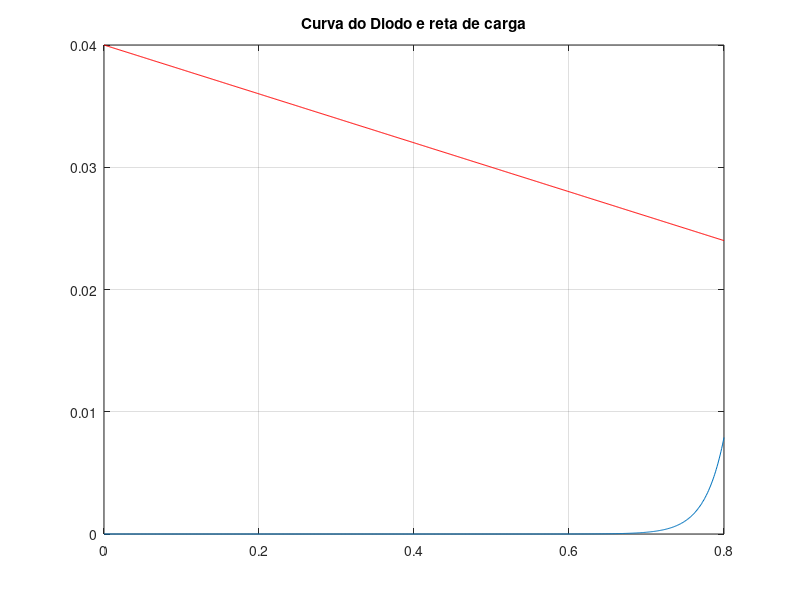

Here is the MATLAB script that generated this plot:
#              Vd
#        +----->|-----+
#        |            |
#        |            Z
# VCC  -----          Z  Rl
#       ---           Z
#        |            |
#        |            |
#        +------------+
#

#Curva diodo nominal
clear all; close all; clc;
IS = 1*10^-16;
Vt = 0.025; % 25mV a 25graus Celsius
passo = .001;

% Cálculo de Id
Vd = (0:passo:.8);
Id = IS*[exp(Vd/Vt)-1];
plot(Vd,Id);
grid on;

#Reta de Carga
VCC = 2;
Rl = 50;
id = (-Vd + VCC)/Rl;
hold on;
plot(Vd,id,'r');
grid on;
title('Curva do Diodo e reta de carga');


